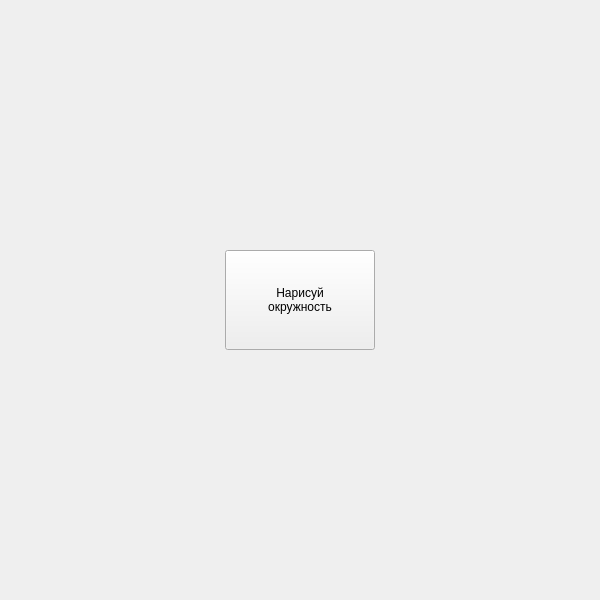
<?xml version="1.0" encoding="UTF-8"?>
<ui version="4.0">
 <class>Form</class>
 <widget class="QWidget" name="Form">
  <property name="geometry">
   <rect>
    <x>0</x>
    <y>0</y>
    <width>600</width>
    <height>600</height>
   </rect>
  </property>
  <property name="windowTitle">
   <string>Желтые окружности</string>
  </property>
  <widget class="QPushButton" name="paint_btn">
   <property name="geometry">
    <rect>
     <x>225</x>
     <y>250</y>
     <width>150</width>
     <height>100</height>
    </rect>
   </property>
   <property name="text">
    <string>Нарисуй
окружность</string>
   </property>
  </widget>
 </widget>
 <resources/>
 <connections/>
</ui>
